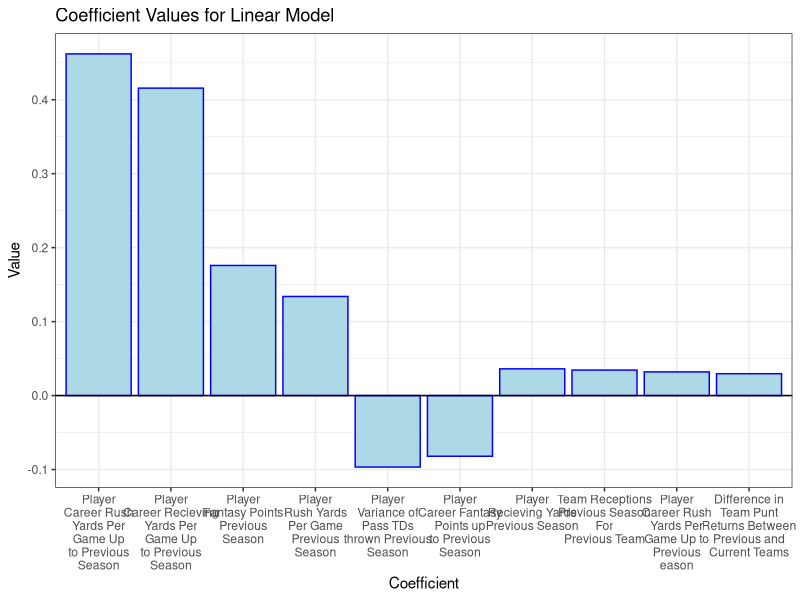
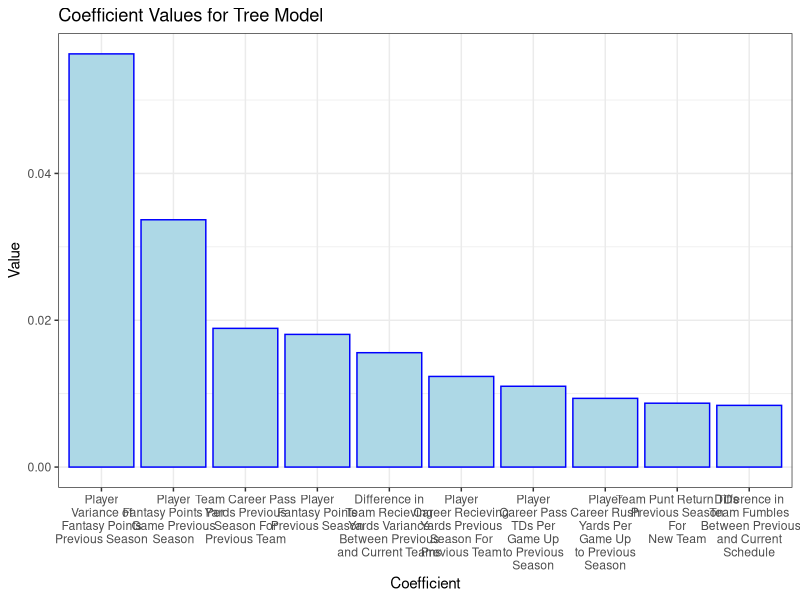
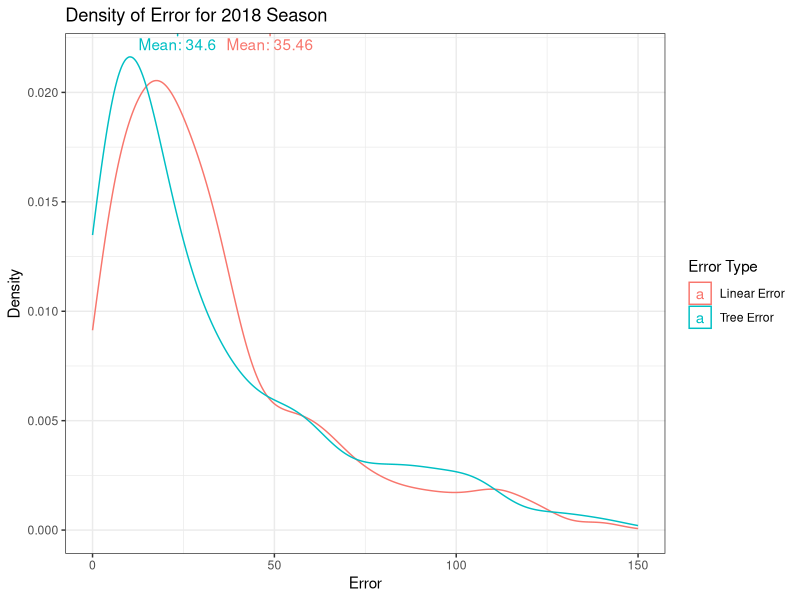

Source code (R) for these figures, in order:
## ---- chunk 1
knitr::opts_chunk$set(echo = F)
## ---- chunk 2
library(tidyverse)
library(dplyr)
library(ggrepel)

## ---- chunk 3
df_coef_O_lin <- read_csv('output_coefs_O_linear.csv') %>% head(10) %>% select(value)

df_coef_O_lin <- df_coef_O_lin %>% mutate(name = c("Player\nCareer Rush\nYards Per\nGame Up\nto Previous\nSeason",
                                  "Player\nCareer Recieving\nYards Per\nGame Up\nto Previous\nSeason",
                                  "Player\nFantasy Points\nPrevious\nSeason",
                                  "Player\nRush Yards\nPer Game\nPrevious\nSeason",
                                  "Player\nVariance of\nPass TDs\nthrown Previous\nSeason",
                                  "Player\nCareer Fantasy\nPoints up\nto Previous\nSeason",
                                  "Player\nRecieving Yards\nPrevious Season",
                                  "Team Receptions\nPrevious Season\nFor\nPrevious Team",
                                  "Player\nCareer Rush\nYards Per\nGame Up to\nPrevious\neason",
                                  "Difference in\nTeam Punt\nReturns Between\nPrevious and\nCurrent Teams")) %>%
                                  as.data.frame()



ggplot(df_coef_O_lin, aes(y = value, x = reorder(name, -abs(value)))) + geom_bar(stat = "Identity",
                                                                                 fill = "lightblue",
                                                                                 color = "blue") + theme_bw() +
  xlab('Coefficient') + ylab('Value') + ggtitle("Coefficient Values for Linear Model")  + geom_hline(yintercept = 0)

## ---- chunk 4
df_coef_O_tree <- read_csv('output_coefs_O_tree.csv') %>% head(10)# %>% select(value)

df_coef_O_tree <- df_coef_O_tree %>% mutate(name = c("Player\nVariance of\nFantasy Points\nPrevious Season",
                                  "Player\nFantasy Points Per\nGame Previous\nSeason",
                                  "Team Career Pass\nYards Previous\nSeason For\nPrevious Team",
                                  "Player\nFantasy Points\nPrevious Season",
                                  "Difference in\nTeam Recieving\nYards Variance\nBetween Previous\nand Current Teams",
                                  "Player\nCareer Recieving\nYards Previous\nSeason For\nPrevious Team",
                                  "Player\nCareer Pass\nTDs Per\nGame Up\nto Previous\nSeason",
                                  "Player\nCareer Rush\nYards Per\nGame Up\nto Previous\nSeason",
                                  "Team Punt Return TDs\nPrevious Season\nFor\nNew Team",
                                  "Difference in\nTeam Fumbles\n Between Previous\nand Current\nSchedule")) %>%
                                  as.data.frame()

ggplot(df_coef_O_tree, aes(y = value, x = reorder(name, -abs(value)))) + geom_bar(stat = "Identity",
                                                                                 fill = "lightblue",
                                                                                 color = "blue") + theme_bw()+
  xlab('Coefficient') + ylab('Value') + ggtitle("Coefficient Values for Tree Model")

## ---- chunk 5
#loading data
df_results_2018_lin <- read_csv('results_2018_linear.csv')
df_results_2019_lin <- read_csv('results_2019_linear.csv')
df_results_2018_tree <- read_csv('results_2018_tree.csv')
df_results_2019_tree <- read_csv('results_2019_tree.csv')

## ---- chunk 6

df_plot <- data.frame(linear_error = abs(df_results_2018_lin$actual_points - df_results_2018_lin$predicted_points), tree_error = abs(df_results_2018_tree$actual_points - df_results_2018_tree$predicted_points)) 

df_plot_text <- data.frame(error_type = c("Linear", "Tree"), error = c(mean(df_plot$linear_error),
                                                                  mean(df_plot$tree_error)))

df_plot <- df_plot %>% gather(key = "error_type", value = "error", c("linear_error", "tree_error"))

df_plot$error_type[df_plot$error_type == "linear_error"] = "Linear Error"
df_plot$error_type[df_plot$error_type == "tree_error"] = "Tree Error"

df_plot_text <- df_plot %>% group_by(error_type) %>% summarize(error = mean(error)) %>% ungroup()

ggplot(df_plot, aes(error, color = error_type)) + geom_density(alpha=0.25) + xlim(0,150) + theme_bw() +
  geom_text_repel(data = df_plot_text, aes(label = paste0("Mean: ",signif(error,4)), color = error_type), y = 0.2) +
  labs(color = "Error Type") + xlab("Error") + ylab("Density") + ggtitle("Density of Error for 2018 Season")

## ---- chunk 7

df_coef_O_tree
